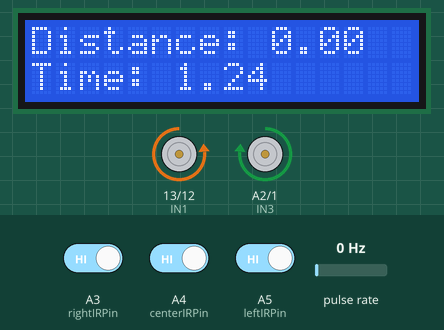
A sketch run on a simulated Arduino Uno, built with avr-gcc and run on an emulated ATmega328P. Parts: 16×2 character LCD, motor-driver pin pairs drawn as motors (green arrow = first pin HIGH = forward, orange = second pin HIGH = backward, longer = more drive, scaled by the enable pin). Wiring (inferred from the names in the program): pulse sensor: data pin 2. The inputs (shaded band) are chosen by the test bench; at power-on: A4 (centerIRPin) HIGH, A3 (rightIRPin) HIGH, A5 (leftIRPin) HIGH, pulse rate 0 Hz.

Above: at 2.29 s.
2.3 s: A4 (centerIRPin) driven LOW
At 3.4 s:
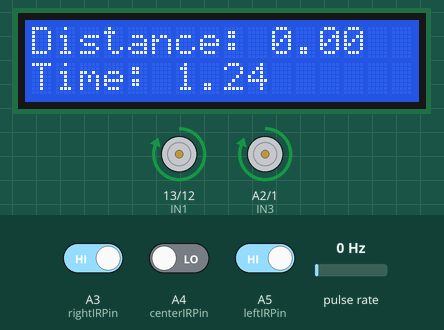
3.8 s: A3 (rightIRPin) driven LOW
At 3.96 s:
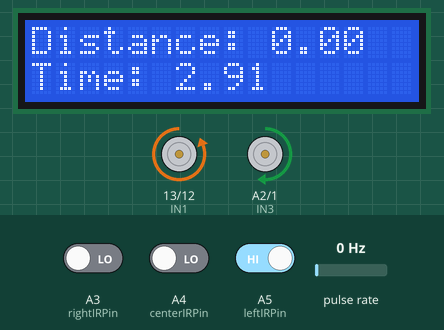
5.6 s: A5 (leftIRPin) driven LOW
At 6.8 s:
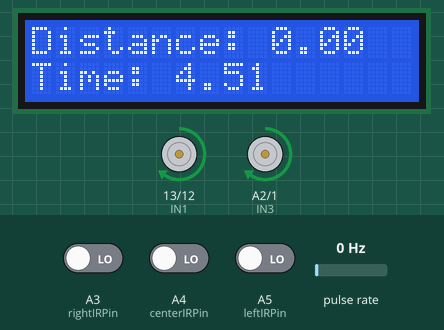
7.1 s: A3 (rightIRPin) driven HIGH
At 7.26 s:
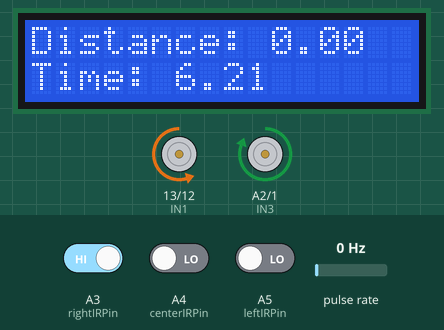
8.9 s: A4 (centerIRPin) driven HIGH
At 9.07 s:
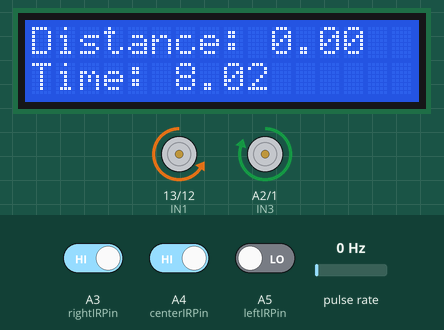
10.7 s: pulse rate (sensor on pin 2) set to 4 Hz
At 17.84 s:
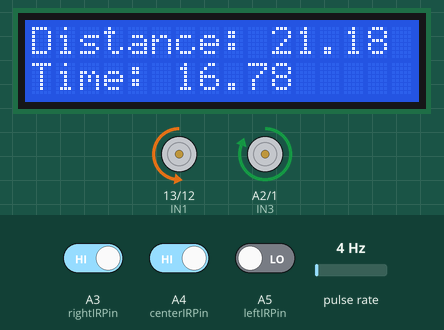
Timing chart, 0 to 19.3 s (numbered marks = the images above; inputs shaded):
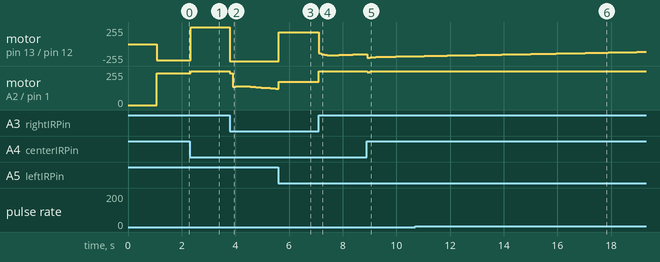

Measured:
- after the input at 2.3 s, motor on pin 13 (IN1) / pin 12 (IN2): backward 240/255 → forward 255/255 after 0.05 s; motor on A2 (IN3) / pin 1 (IN4): forward 240/255 → forward 255/255 after 0.05 s
- after the input at 3.8 s, motor on pin 13 (IN1) / pin 12 (IN2): forward 255/255 → backward 255/255 at once; motor on A2 (IN3) / pin 1 (IN4): forward 255/255 → forward 240/255 at once, → forward 138/255 0.11 s later, → forward 141/255 0.11 s later, → forward 140/255 0.32 s later, … (15 changes in this stretch)
- after the input at 5.6 s, motor on pin 13 (IN1) / pin 12 (IN2): backward 255/255 → forward 175/255 at once
- after the input at 8.9 s, motor on A2 (IN3) / pin 1 (IN4): forward 255/255 → forward 247/255 at once, → forward 252/255 0.11 s later, → forward 254/255 0.11 s later, → forward 255/255 0.11 s later

The sketch:

Arduino_Line_Following_PID.ino
```cpp
/* ------ Include Libraries ------ */


#include <LiquidCrystal.h>


/* ------ Defining Motor Driver L298N Pins ------ */


#define ENA 11
#define ENB 3

#define IN1 13
#define IN2 12
#define IN3 A2
#define IN4 1


/* ------ Defining Rotary Encoder Pins ------ */


#define ENCODER_PIN_1 2


/* ------ Defining IR Sensor Pins ------ */


#define leftIRPin A5
#define centerIRPin A4
#define rightIRPin A3


/* ------ Motor Driver: Motor Speed ------ */


#define baseSpeed 240
#define maxSpeed 255


/* ------ PID Constants ------ */


float Kp = 30.0;
float Ki = 0.8;
float Kd = 18.0;

float integral = 0;
float lastError = 0;


/* ------ Defining Wheel Circumference ------ */


#define CIRCUMFERENCE 20.42


/* ------ Defining LCD Object ------ */


LiquidCrystal lcd(8, 9, 4, 5, 6, 7);


/* ------ Declaring Variables ------ */


bool IRSensorLeft;
bool IRSensorRight;

volatile long wheelCounter1;
float distance_1;


/* ------ Interrupt Service Routine ------ */


void encoder_1_ISR(void) {

    wheelCounter1++;

}


/* ------ Error Function for PID ------ */


void errorFunction(int &error, bool &lost, bool &crossing) {

  int L = !digitalRead(leftIRPin);
  int C = digitalRead(centerIRPin);
  int R = !digitalRead(rightIRPin);

  lost = false;
  crossing = false;

  int pattern = (L << 2) | (C << 1) | (R);

  switch (pattern) {
    case 0b010:
    error = 0;
    break;

    case 0b110:
    error = -1;
    break;

    case 0b100:
    error = -2;
    break;

    case 0b011:
    error = 1;
    break;

    case 0b001:
    error = 2;
    break;

    case 0b111:
    crossing = true;
    error = 0;
    break;

    case 0b000:
    default:
      lost = true;
      error = lastError;
    break;
  }
}


/* ------ Motor Control Function ------ */


void setMotor(int leftSpeed, int rightSpeed) {


/* ------ Left Motor Control ------ */


  if (leftSpeed >= 0) {
    digitalWrite(IN3, HIGH);
    digitalWrite(IN4, LOW);
  }
  else{
    digitalWrite(IN3, LOW);
    digitalWrite(IN4, HIGH);
    leftSpeed = -leftSpeed;
  }

  analogWrite(ENB, constrain(leftSpeed, 0, 255));


/* ------ Right Motor Control ------ */


  if (rightSpeed >= 0) {
    digitalWrite(IN1, LOW);
    digitalWrite(IN2, HIGH);
  }
  else{
    digitalWrite(IN1, HIGH);
    digitalWrite(IN2, LOW);
    rightSpeed = -rightSpeed;
  }

  analogWrite(ENA, constrain(rightSpeed, 0, 255));


}


void setup() {


/* ------ Motor Driver L298N Pin Setup ------ */


  pinMode(ENA, OUTPUT);
  pinMode(ENB, OUTPUT);
  pinMode(IN1, OUTPUT);
  pinMode(IN2, OUTPUT);
  pinMode(IN3, OUTPUT);
  pinMode(IN4, OUTPUT);


/* ------ IR Sensor Array Pin Setup ------ */


  pinMode(leftIRPin, INPUT);
  pinMode(centerIRPin, INPUT);
  pinMode(rightIRPin, INPUT);


/* ------ Initializing LCD ------ */


  lcd.begin(16,2);
  lcd.clear();
  lcd.print("Let's drive!");
  delay(1000);


/* ------ Rotary Encoder Pin Setup ------ */


  pinMode(ENCODER_PIN_1, INPUT);


/* ------ Encoder Interrupt ------- */


  attachInterrupt(digitalPinToInterrupt(ENCODER_PIN_1), encoder_1_ISR, RISING);


}


void loop() {


  int error;
  bool lost, crossing;


/* ------ Operational Time ------ */


  volatile float time = (millis())/1000.0 - 1;


/* ------ Error Function ------ */


  errorFunction(error, lost, crossing);


/* ------ Special Cases (Lost or Crossing) ------ */


  if (crossing) {

    setMotor(0,0);
    integral = 0;
    while(1);
    return;

  }

  if (lost) {

    int searchSpeed = 175;
    if (lastError > 0) {
      setMotor(searchSpeed, -searchSpeed);
    }
    else if (lastError < 0) {
      setMotor(-searchSpeed, searchSpeed);
    }
    else {
      setMotor(255,-255);
    }
    return;

  }


/* ------ Dynamic Speed Control ------ */


  int dynamicSpeed = baseSpeed;
  int turn = abs(error);

  dynamicSpeed = baseSpeed - 15 * turn;
  dynamicSpeed = constrain(dynamicSpeed, 95, baseSpeed);


/* ------ PID Calculations ------ */


  integral += error;
  float derivative = error - lastError;


  /* ------ Start of EMA Filter ------ */


  static float dFilter = 0;
  float alpha = 0.55;
  dFilter = alpha * dFilter + (1 - alpha) * derivative;


  /* ------ End of EMA Filter ------ */


  /* ------ Start of Extra Speed Bump ------ */


  float extra = 0;

  if (abs(derivative) > 1.5) {
    extra = 0.5 * derivative;
  }


  /* ------ End of Extra Speed Bump ------ */


  float correction = Kp * error + Ki * integral + Kd * dFilter + extra;

  int leftSpeed = dynamicSpeed - (int)correction;
  int rightSpeed = dynamicSpeed + (int)correction;

  leftSpeed = constrain(leftSpeed, -maxSpeed, maxSpeed);
  rightSpeed = constrain(rightSpeed, -maxSpeed, maxSpeed);

  setMotor(leftSpeed, rightSpeed);

  lastError = error;


/* ------ Movement for Line Following Robot ------ */


  lcd.clear();


  distance_1 = wheelCounter1 / 27.0 * CIRCUMFERENCE;


  lcd.setCursor(0,0);
  lcd.print("Distance:");

  lcd.setCursor(10, 0);
  lcd.print(distance_1);

  lcd.setCursor(0,1);
  lcd.print("Time: ");

  lcd.setCursor(6,1);
  lcd.print(time);

  delay(100);


}
```
